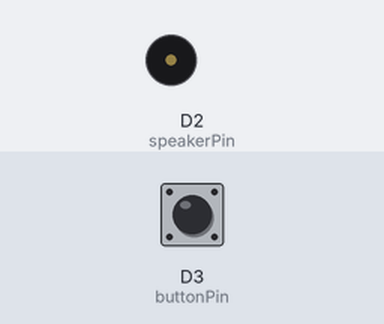
A sketch run on a simulated ESP8266 (NodeMCU). Parts: buzzer (waves = sounding). The test bench sets the inputs (shaded band); at power-on: D3 (buttonPin) HIGH.

Above: at 1.2 s.
1.3 s: D3 (buttonPin) pulled LOW for 0.15 s
At 1.9 s:
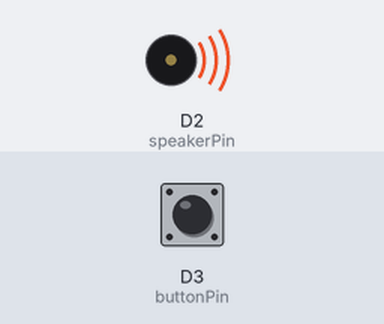
4.4 s: D3 (buttonPin) pulled LOW for 1 s
At 7.5 s:
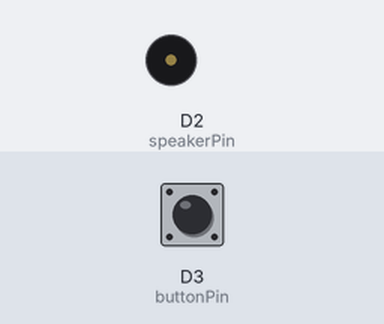
8.2 s: D3 (buttonPin) pulled LOW for 3.2 s
At 9.4 s:
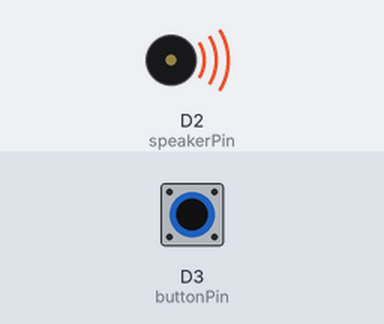
Timing chart, 0 to 12.5 s (numbered marks = the images above; inputs shaded):
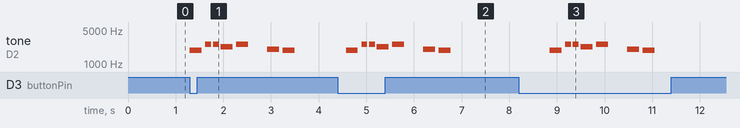

Measured:
- after the input at 1.3 s, tone on D2 (speakerPin): plays 1908 Hz for 0.25 s, 2551 Hz for 0.12 s, 2551 Hz for 0.12 s, 2273 Hz for 0.25 s, 2551 Hz for 0.25 s, 2024 Hz for 0.25 s … (7 notes in this stretch), starting at once
- after the input at 4.4 s, tone on D2 (speakerPin): plays 1908 Hz for 0.25 s, 2551 Hz for 0.12 s, 2551 Hz for 0.12 s, 2273 Hz for 0.25 s, 2551 Hz for 0.25 s, 2024 Hz for 0.25 s … (7 notes in this stretch), starting after 0.17 s
- after the input at 8.2 s, tone on D2 (speakerPin): plays 1908 Hz for 0.25 s, 2551 Hz for 0.12 s, 2551 Hz for 0.12 s, 2273 Hz for 0.25 s, 2551 Hz for 0.25 s, 2024 Hz for 0.25 s … (7 notes in this stretch), starting after 0.65 s

The sketch:

piezo.ino
```cpp
// This #include statement was automatically added by the Particle IDE.
#include "pitches.h"

int buttonPin = D3;
int buttonState;

int speakerPin = D2;

int countdown = 300000; //for the purpose of a quick demo, I changed it to 3 minutes in the demo

bool state = false; //timer is off

// create an array for the notes in the melody:
//C4,G3,G3,A3,G3,0,B3,C4
int melody[] = {1908,2551,2551,2273,2551,0,2024,1908};

// create an array for the duration of notes.
// note durations: 4 = quarter note, 8 = eighth note, etc.:
int noteDurations[] = {4,8,8,4,4,4,4,4 };


void setup() {
  pinMode( speakerPin, OUTPUT );
  pinMode(buttonPin, INPUT_PULLUP);
}

void loop() {
  buttonState = digitalRead(buttonPin);
  if (buttonState == LOW){ //when button has been pressed
      state =! state; //start the timer
      if (state == true){ //when timer is on
          playNotes();
      }
  }
  if (state == true){ //when timer is on
      if (countdown > 0){ //start counting down
          countdown = countdown - 1000;
          delay(1000);
      }
      if (countdown == 240000 or countdown == 180000 or countdown == 120000 or countdown == 60000){
          tone(speakerPin, NOTE_FS6, 500);
      }
      if (countdown <= 15000 and countdown > 0){
          tone(speakerPin, NOTE_FS6, 500);
          delay(500);
      }
      if(countdown == 0){
          state =! state; //turn of timer
          playNotes(); //indicate it's time
      }
  }
}

void playNotes()
{
    // iterate over the notes of the melody:
    for (int thisNote = 0; thisNote < 8; thisNote++) {

      // to calculate the note duration, take one second
      // divided by the note type.
      //e.g. quarter note = 1000 / 4, eighth note = 1000/8, etc.
      int noteDuration = 1000/noteDurations[thisNote];
      tone(speakerPin, melody[thisNote],noteDuration);

      // to distinguish the notes, set a minimum time between them.
      // the note's duration + 30% seems to work well:
      int pauseBetweenNotes = noteDuration * 1.30;
      delay(pauseBetweenNotes);
      // stop the tone playing:
      noTone(speakerPin);
    }
}
```

pitches.h
```cpp
 #define NOTE_B0  31
 #define NOTE_C1  33
 #define NOTE_CS1 35
 #define NOTE_D1  37
 #define NOTE_DS1 39
 #define NOTE_E1  41
 #define NOTE_F1  44
 #define NOTE_FS1 46
 #define NOTE_G1  49
 #define NOTE_GS1 52
 #define NOTE_A1  55
 #define NOTE_AS1 58
 #define NOTE_B1  62
 #define NOTE_C2  65
 #define NOTE_CS2 69
 #define NOTE_D2  73
 #define NOTE_DS2 78
 #define NOTE_E2  82
 #define NOTE_F2  87
 #define NOTE_FS2 93
 #define NOTE_G2  98
 #define NOTE_GS2 104
 #define NOTE_A2  110
 #define NOTE_AS2 117
 #define NOTE_B2  123
 #define NOTE_C3  131
 #define NOTE_CS3 139
 #define NOTE_D3  147
 #define NOTE_DS3 156
 #define NOTE_E3  165
 #define NOTE_F3  175
 #define NOTE_FS3 185
 #define NOTE_G3  196
 #define NOTE_GS3 208
 #define NOTE_A3  220
 #define NOTE_AS3 233
 #define NOTE_B3  247
 #define NOTE_C4  262
 #define NOTE_CS4 277
 #define NOTE_D4  294
 #define NOTE_DS4 311
 #define NOTE_E4  330
 #define NOTE_F4  349
 #define NOTE_FS4 370
 #define NOTE_G4  392
 #define NOTE_GS4 415
 #define NOTE_A4  440
 #define NOTE_AS4 466
 #define NOTE_B4  494
 #define NOTE_C5  523
 #define NOTE_CS5 554
 #define NOTE_D5  587
 #define NOTE_DS5 622
 #define NOTE_E5  659
 #define NOTE_F5  698
 #define NOTE_FS5 740
 #define NOTE_G5  784
 #define NOTE_GS5 831
 #define NOTE_A5  880
 #define NOTE_AS5 932
 #define NOTE_B5  988
 #define NOTE_C6  1047
 #define NOTE_CS6 1109
 #define NOTE_D6  1175
 #define NOTE_DS6 1245
 #define NOTE_E6  1319
 #define NOTE_F6  1397
 #define NOTE_FS6 1480
 #define NOTE_G6  1568
 #define NOTE_GS6 1661
 #define NOTE_A6  1760
 #define NOTE_AS6 1865
 #define NOTE_B6  1976
 #define NOTE_C7  2093
 #define NOTE_CS7 2217
 #define NOTE_D7  2349
 #define NOTE_DS7 2489
 #define NOTE_E7  2637
 #define NOTE_F7  2794
 #define NOTE_FS7 2960
 #define NOTE_G7  3136
 #define NOTE_GS7 3322
 #define NOTE_A7  3520
 #define NOTE_AS7 3729
 #define NOTE_B7  3951
 #define NOTE_C8  4186
 #define NOTE_CS8 4435
 #define NOTE_D8  4699
 #define NOTE_DS8 4978
```
